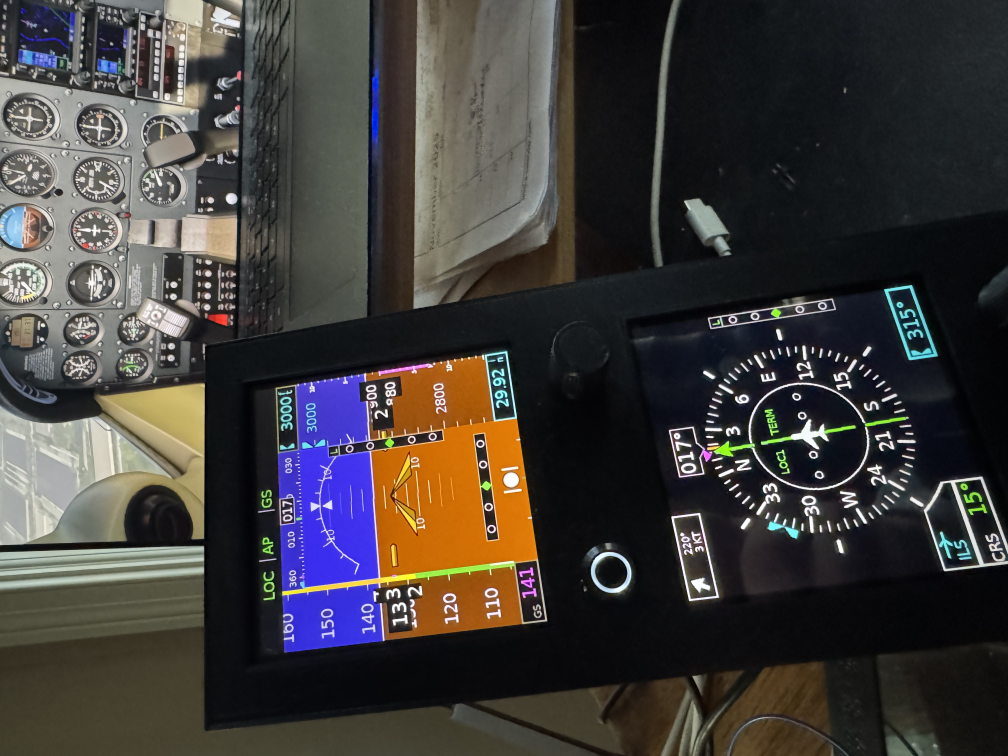
#> input picture CC_G5/Photos/Established on Localizer.jpg, 4032 x 3024 px (shown at 1/4 size)
$ python convert_to_1bit.py '../Photos/Established on Localizer.jpg' 100
#> lines starting #> are read from the running program, lines starting #| are printed output that depends on the picture; after the words box and inside, x2 and y2 are one past the last pixel; in counts of white or black regions, pixels touching at a corner belong together
import sys
from PIL import Image
import os
import math

def convert_to_1bit(image_path, threshold=128):
#> called with image_path = '../Photos/Established on Localizer.jpg', threshold = 100
    try:
        # Open image and convert to binary (1-bit)
        img = Image.open(image_path)
#> img is the input picture: PIL image 4032x3024 RGB; mean R, G, B 64.4, 60.8, 59.1
        if img.mode != '1':
            # Convert to grayscale then apply threshold for binary
            img = img.convert('L')
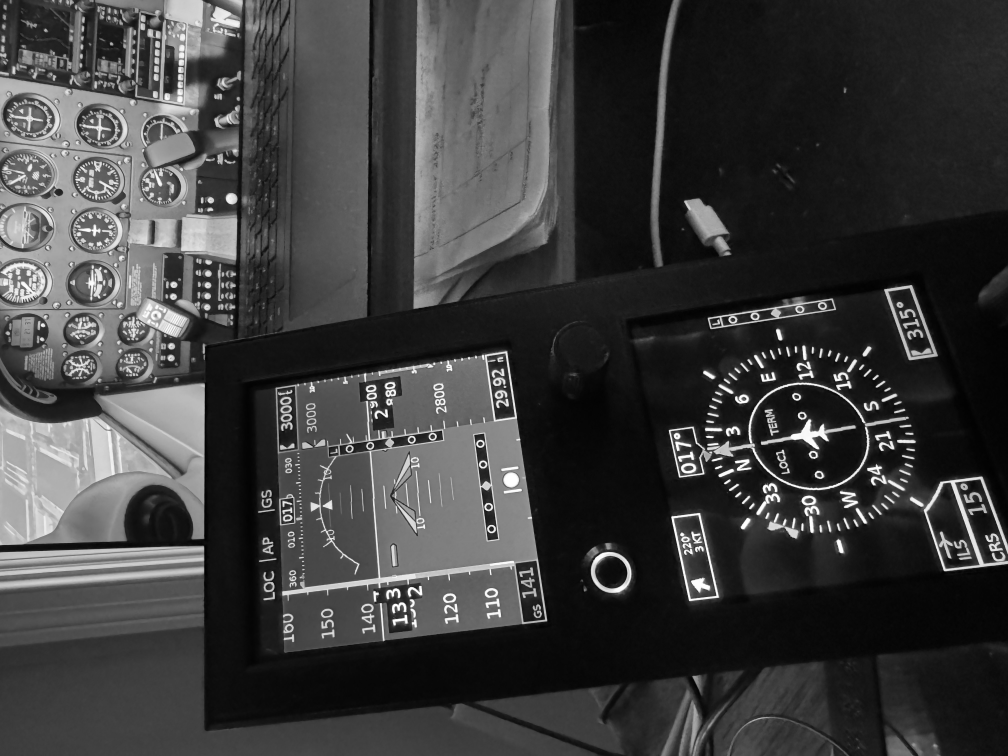
#> img: PIL image 4032x3024 L (shown at 1/4 size); min 0, max 255, mean 61.7
            img = img.point(lambda x: 0 if x < threshold else 255, '1')
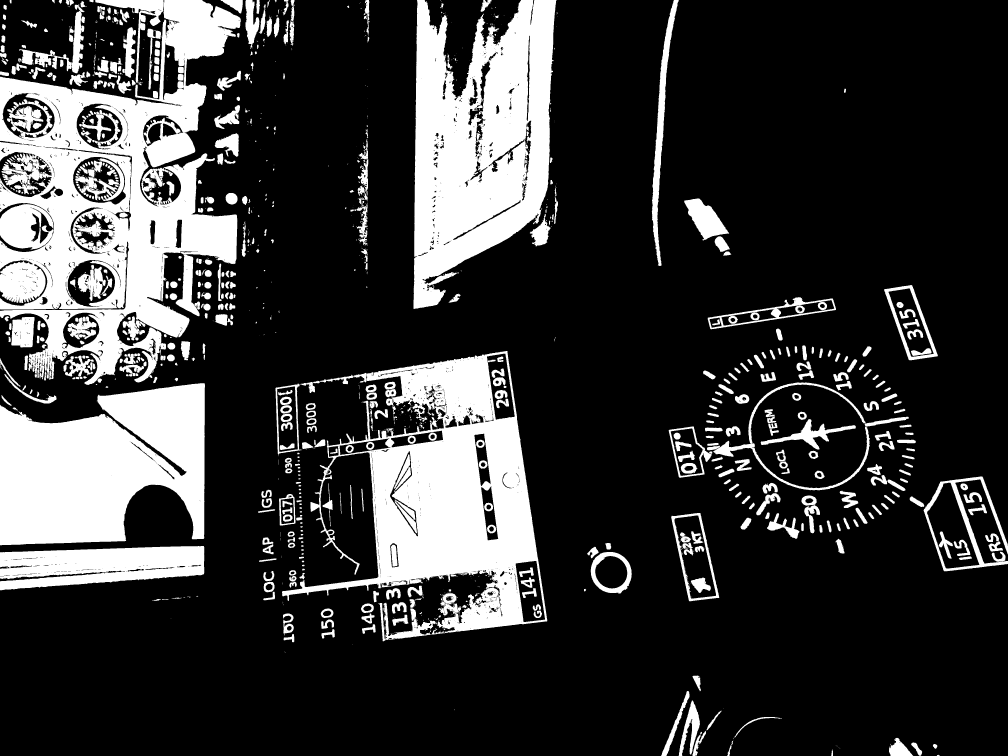
#> img: PIL image 4032x3024 1 (shown at 1/4 size); 21.9% white; 1761 white regions (1060 under 20 px), largest, box (x1, y1, x2, y2) and area: (0, 0, 963, 1540) 667425, (1128, 1404, 2189, 2565) 492960, (1654, 0, 2227, 1236) 461994
    except Exception as e:
        print(f"Error opening or converting image: {e}")
        sys.exit(1)

    # Extract the base filename without path and extension
    base_name = os.path.splitext(os.path.basename(image_path))[0].upper()

    width, height = img.size
#> width = 4032; height = 3024

    # Define the 1-bit palette in RGB565 (usually just black and white)
    # Colors are byte-swapped for ESP32
    black = ((0 & 0xF8) << 8) | ((0 & 0xFC) << 3) | (0 >> 3)
    white = ((255 & 0xF8) << 8) | ((255 & 0xFC) << 3) | (255 >> 3)
    swapped_black = ((black & 0xFF) << 8) | ((black >> 8) & 0xFF)
    swapped_white = ((white & 0xFF) << 8) | ((white >> 8) & 0xFF)

    # Calculate bytes needed for the bitmap data
    # Each byte stores 8 pixels
    bytes_per_row = math.ceil(width / 8)
#> bytes_per_row = 504
    total_bytes = bytes_per_row * height
#> total_bytes = 1524096

    # Get the raw pixel data and pack it
#> (the run stopped early here; a loop or call above may not have finished)

$ run again, on CC_G5/Photos/HSI Menu.jpg
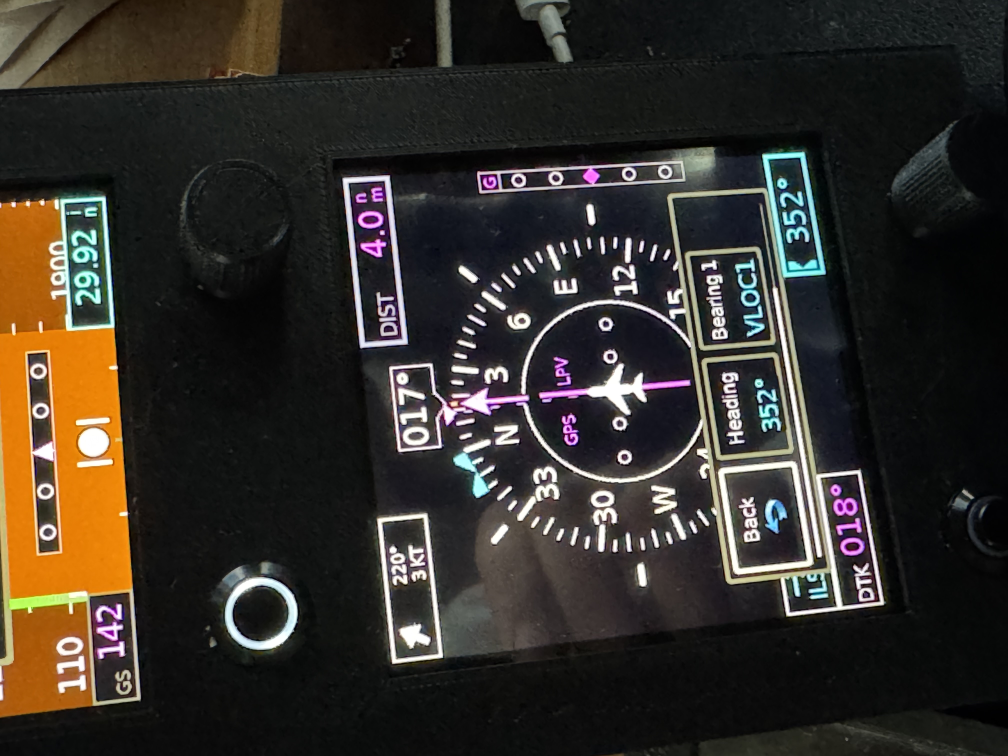
#> input picture CC_G5/Photos/HSI Menu.jpg, 4032 x 3024 px (shown at 1/4 size)
#> in convert_to_1bit, img is the input picture: PIL image 4032x3024 RGB; mean R, G, B 51.9, 46.9, 40.7
#> in convert_to_1bit, `img = img.convert('L')`:
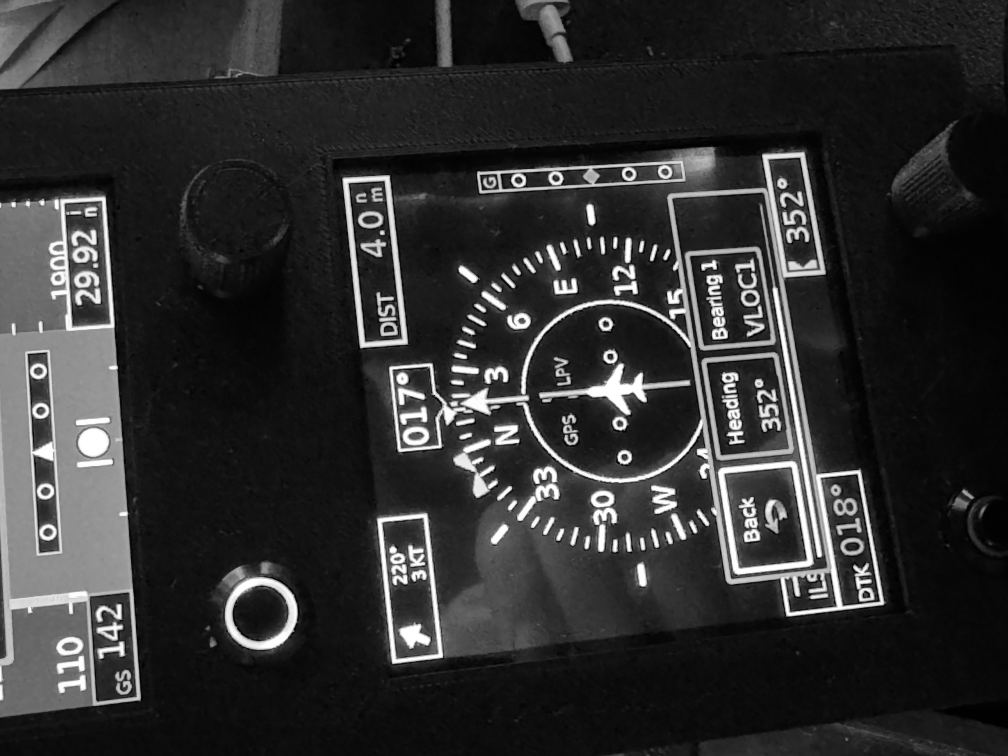
#> img: PIL image 4032x3024 L (shown at 1/4 size); min 0, max 255, mean 47.6
#> in convert_to_1bit, `img = img.point(lambda x: 0 if x < threshold else 255, '1')`:
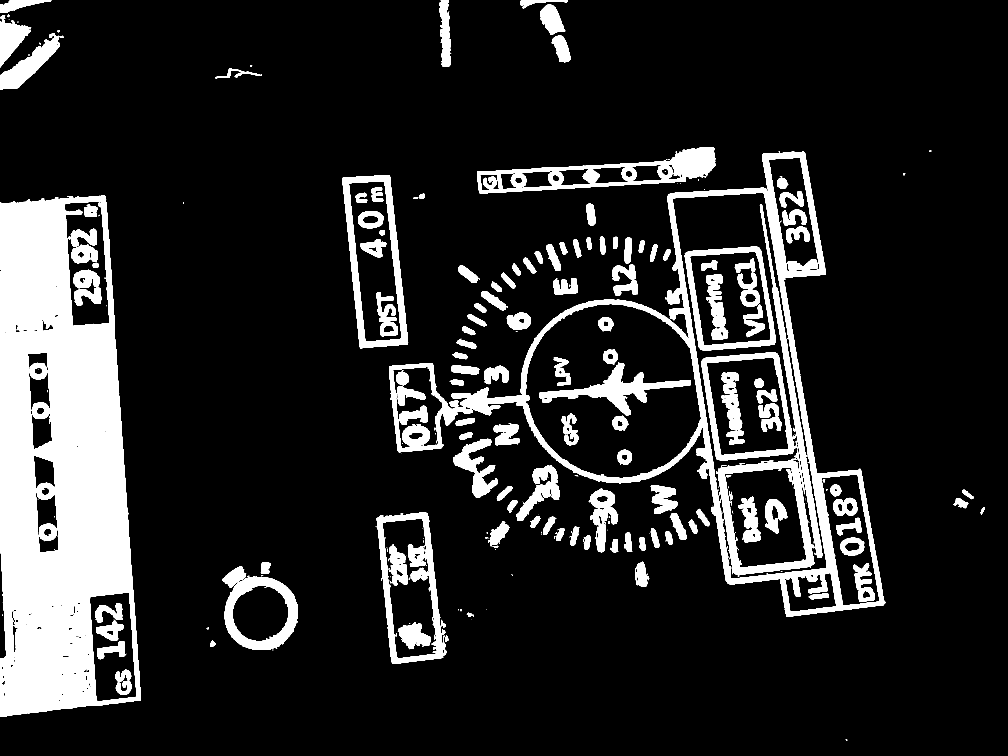
#> img: PIL image 4032x3024 1 (shown at 1/4 size); 14.6% white; 491 white regions (244 under 20 px), largest, box (x1, y1, x2, y2) and area: (0, 782, 564, 2867) 797558, (2064, 605, 3542, 2466) 192333, (1908, 588, 2862, 775) 46896

$ run again, on CC_G5/Photos/PFD Menu.jpg
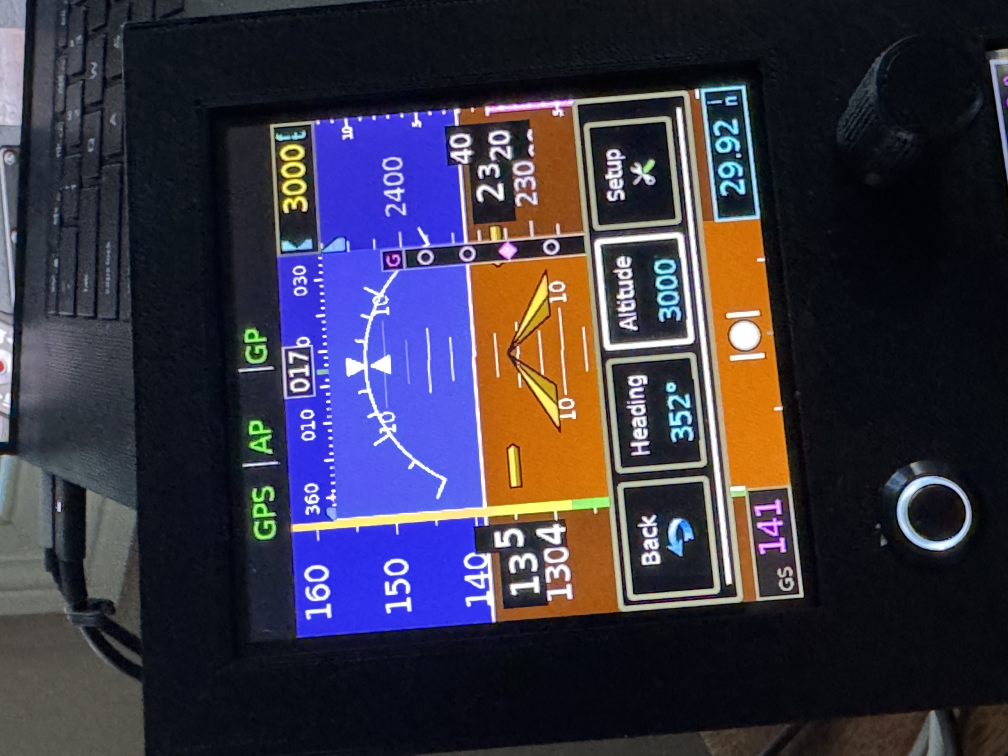
#> input picture CC_G5/Photos/PFD Menu.jpg, 4032 x 3024 px (shown at 1/4 size)
#> in convert_to_1bit, img is the input picture: PIL image 4032x3024 RGB; mean R, G, B 57.2, 52.9, 68.4
#> in convert_to_1bit, `img = img.convert('L')`:
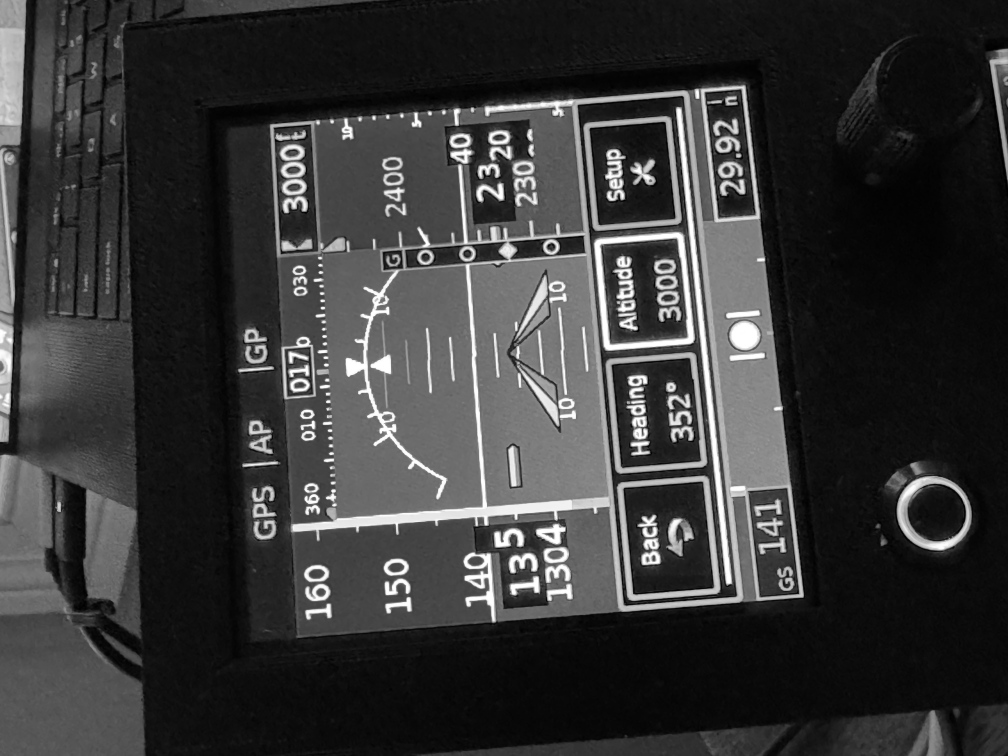
#> img: PIL image 4032x3024 L (shown at 1/4 size); min 0, max 255, mean 55.9
#> in convert_to_1bit, `img = img.point(lambda x: 0 if x < threshold else 255, '1')`:
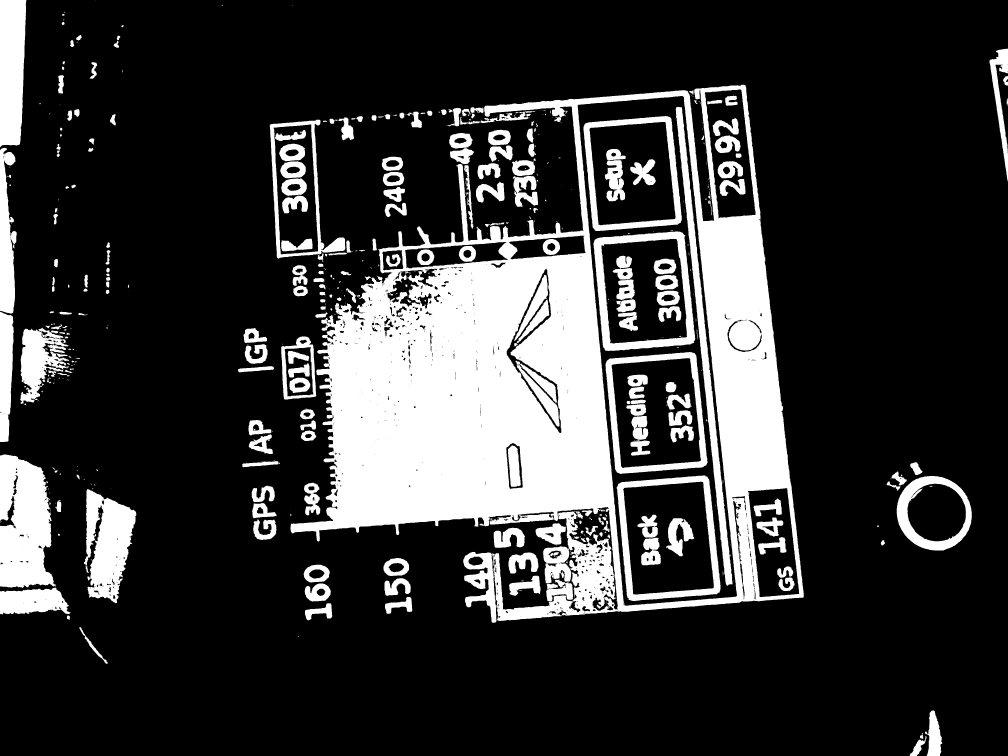
#> img: PIL image 4032x3024 1 (shown at 1/4 size); 21.3% white; 702 white regions (379 under 20 px), largest, box (x1, y1, x2, y2) and area: (1162, 339, 3215, 2491) 1580475, (0, 1818, 224, 2351) 92001, (336, 1957, 545, 2413) 59274

$ run again, on CC_G5/Photos/PFD V settings.jpg
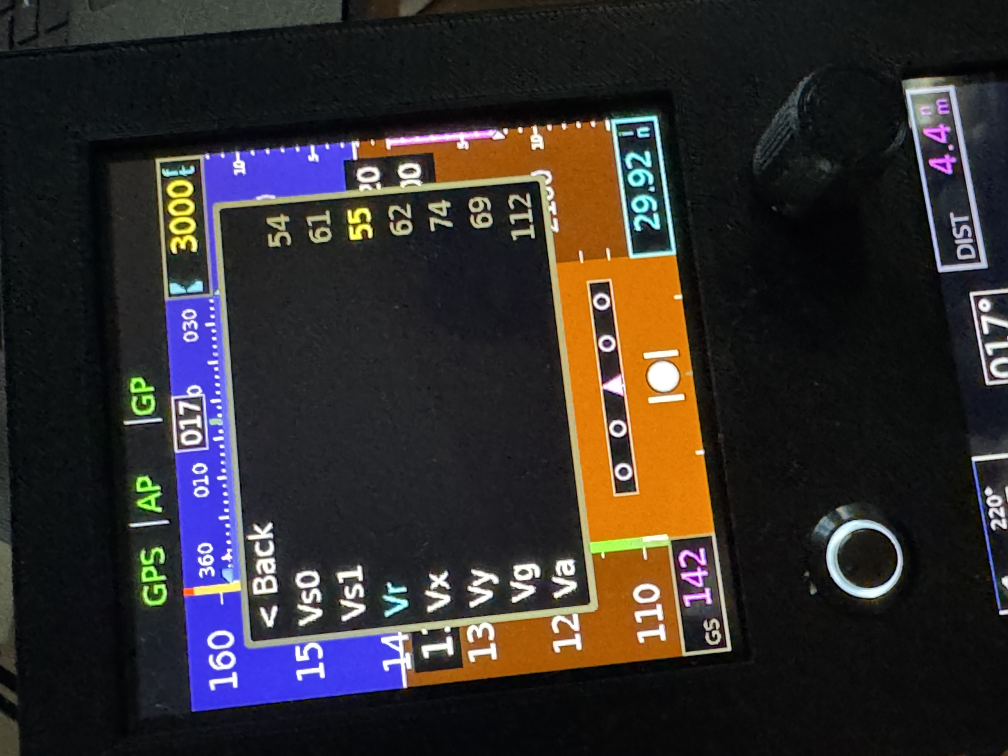
#> input picture CC_G5/Photos/PFD V settings.jpg, 4032 x 3024 px (shown at 1/4 size)
#> in convert_to_1bit, img is the input picture: PIL image 4032x3024 RGB; mean R, G, B 50.6, 45.2, 44.9
#> in convert_to_1bit, `img = img.convert('L')`:
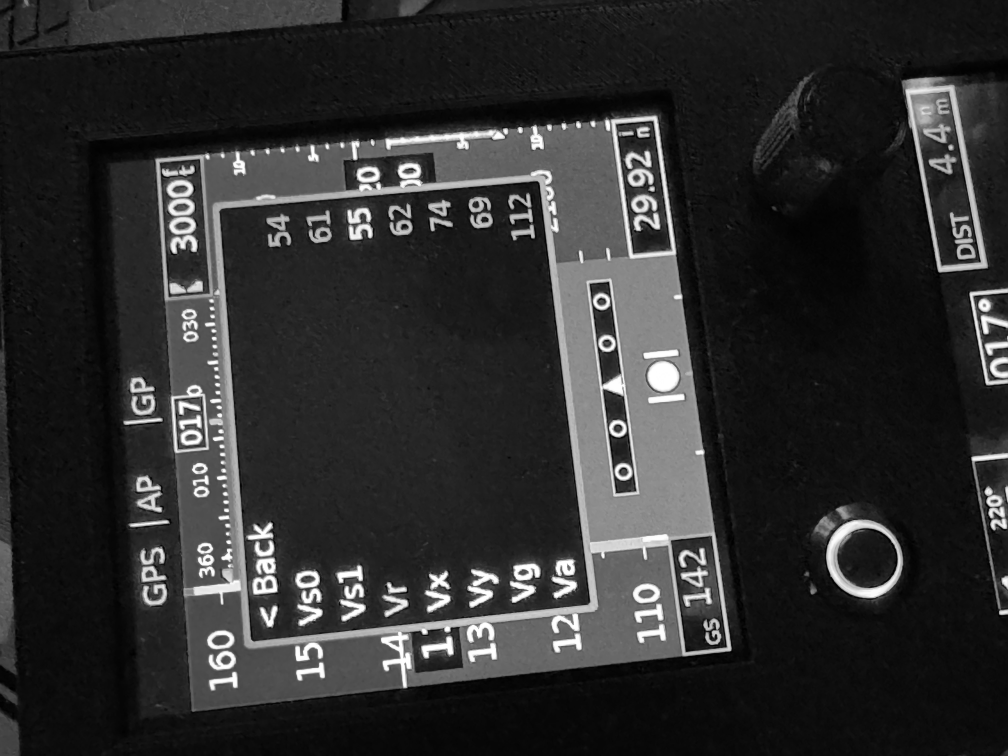
#> img: PIL image 4032x3024 L (shown at 1/4 size); min 0, max 255, mean 46.8
#> in convert_to_1bit, `img = img.point(lambda x: 0 if x < threshold else 255, '1')`:
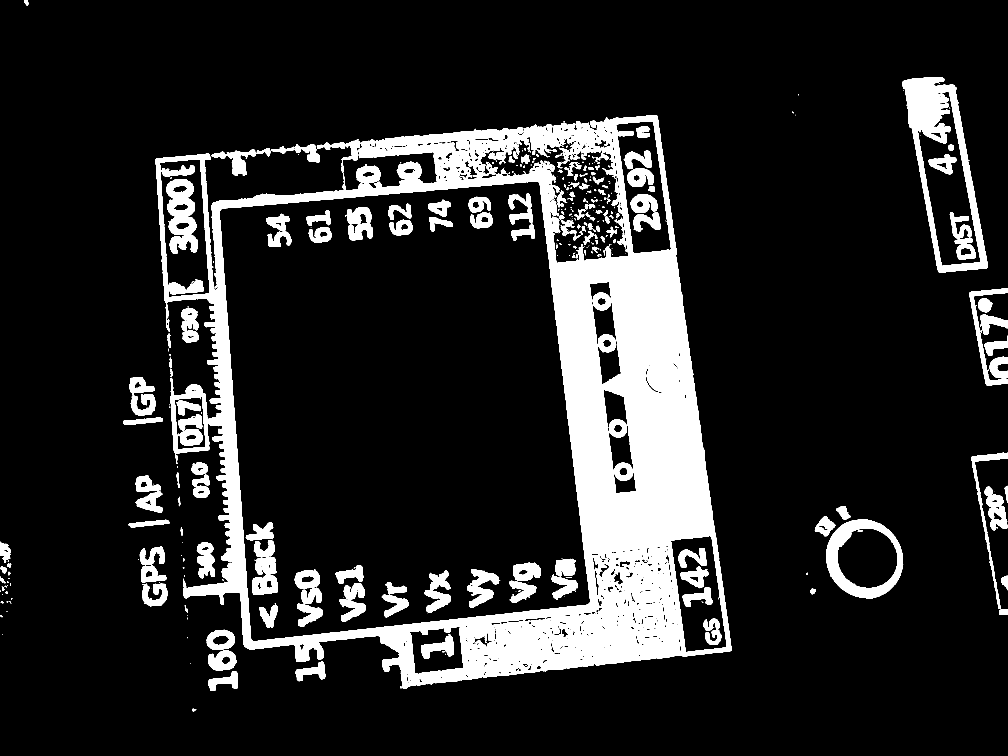
#> img: PIL image 4032x3024 1 (shown at 1/4 size); 14.3% white; 671 white regions (388 under 20 px), largest, box (x1, y1, x2, y2) and area: (621, 460, 2927, 2754) 1205255, (3609, 309, 3952, 1090) 68234, (3305, 2078, 3613, 2393) 31267
